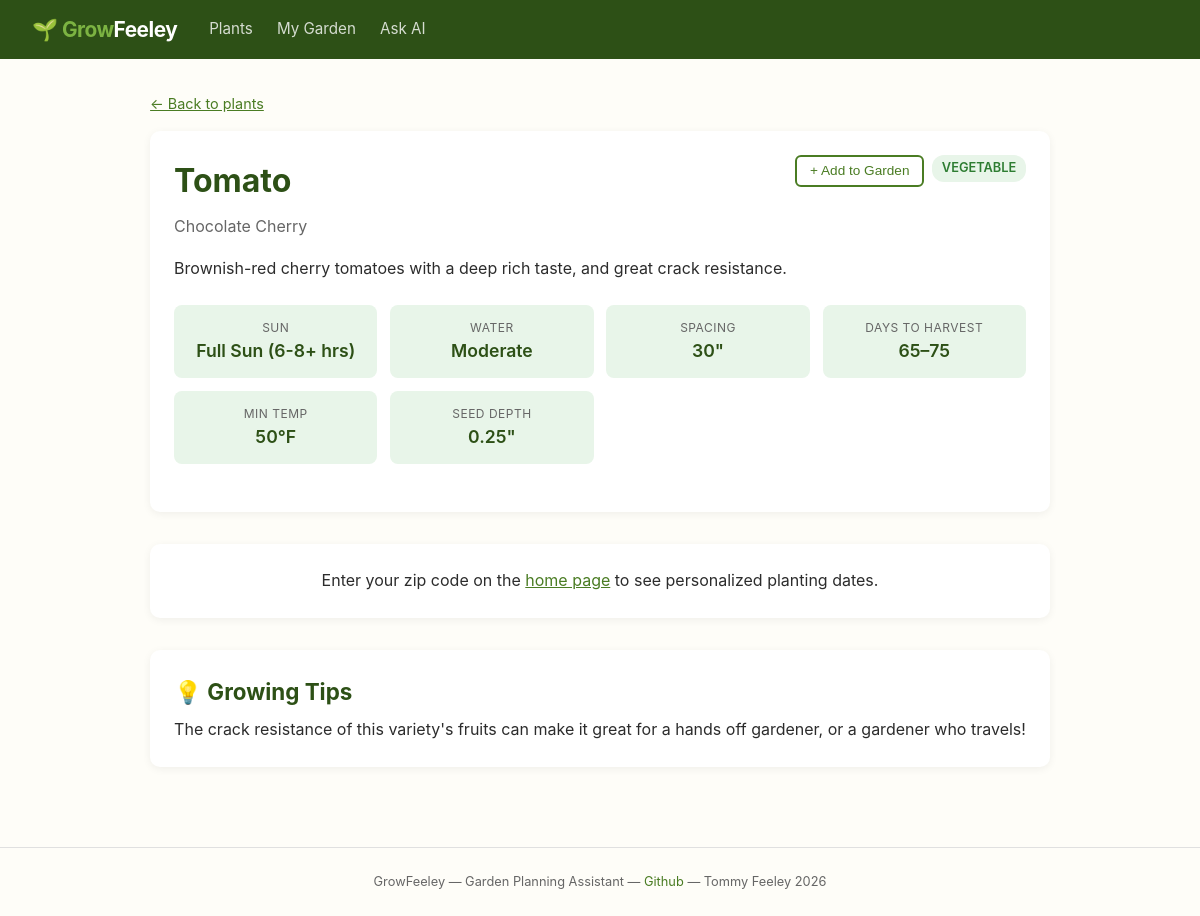
Page /plants/76/ on the committed database.
### garden/models.py (models this page shows, shortened)
class Plant(models.Model):
    class PlantType(models.TextChoices):
        VEGETABLE = 'vegetable', 'Vegetable'
        FRUIT = 'fruit', 'Fruit'
        HERB = 'herb', 'Herb'
        FLOWER = 'flower', 'Flower'
    class SunRequirement(models.TextChoices):
        FULL_SUN = 'full_sun', 'Full Sun (6-8+ hrs)'
        PARTIAL_SUN = 'partial_sun', 'Partial Sun (4-6 hrs)'
        PARTIAL_SHADE = 'partial_shade', 'Partial Shade (2-4 hrs)'
        FULL_SHADE = 'full_shade', 'Full Shade (<2 hrs)'
    class WaterNeeds(models.TextChoices):
        LOW = 'low', 'Low'
        MODERATE = 'moderate', 'Moderate'
        HIGH = 'high', 'High'
    name = models.CharField(max_length=100, help_text="Common name, e.g. 'Tomato'")
    variety = models.CharField(max_length=100, blank=True, help_text="Specific variety, e.g. 'Sun Sugar'")
    plant_type = models.CharField(max_length=20, choices=PlantType.choices)
    description = models.TextField(blank=True)
    days_to_maturity_min = models.PositiveIntegerField(help_text="Minimum days from transplant/sow to harvest")
    days_to_maturity_max = models.PositiveIntegerField(help_text="Maximum days from transplant/sow to harvest")
    sun_requirement = models.CharField(max_length=20, choices=SunRequirement.choices)
    water_needs = models.CharField(max_length=20, choices=WaterNeeds.choices)
    spacing_inches = models.PositiveIntegerField(help_text="Space between plants in inches")
    seed_depth_inches = models.DecimalField(max_digits=4, decimal_places=2, null=True, blank=True)
    min_temp_f = models.IntegerField(help_text="Minimum temperature the plant can handle (°F)")
    start_indoors = models.BooleanField(default=False)
    weeks_start_indoors = models.IntegerField(
        null=True, blank=True,
        help_text="Weeks BEFORE last frost to start indoors (positive number)"
    )
    weeks_transplant = models.IntegerField(
        default=0,
        help_text="Weeks AFTER last frost to transplant outside"
    )
    can_direct_sow = models.BooleanField(default=True)
    weeks_direct_sow = models.IntegerField(
        null=True, blank=True,
        help_text="Weeks AFTER last frost for direct sow (negative = before)"
    )
    growing_tips = models.TextField(blank=True)
    class Meta:
        ordering = ['name', 'variety']
        unique_together = ['name', 'variety']
    @property
    def display_name(self):
        if self.variety:
            return f"{self.name} ({self.variety})"
        return self.name

### garden/views.py (the view, shortened to what this page needs)
# urls.py: path('plants/<int:pk>/', views.plant_detail, name='plant_detail'),
def plant_detail(request, pk):
    plant = get_object_or_404(Plant, pk=pk)
    zip_code = request.GET.get('zip', '').strip()
    frost_data, zone_str, zone_error = _get_zone_context(zip_code)
    calendar = None
    if frost_data:
        calendar = plant.get_calendar(frost_data)
    companions = CompanionRelationship.objects.filter(
        Q(plant_a=plant) | Q(plant_b=plant)
    ).select_related('plant_a', 'plant_b')
    companion_data = []
    return render(request, 'garden/plant_detail.html', {
        'plant': plant,
        'frost_data': frost_data,
        'zone_str': zone_str,
        'calendar': calendar,
        'zip_code': zip_code,
        'companions': companion_data,
    })

### garden/views.py (called while the page is built)
def _get_zone_context(zip_code):
    if not zip_code:
        return None, None, None
    return lookup_zone(zip_code)

### garden/templates/garden/plant_detail.html (shortened to what this page needs)
{% extends "garden/base.html" %}
{% block content %}
<a href="{% url 'garden:plant_list' %}{% if zip_code %}?zip={{ zip_code }}{% endif %}" class="back-link">← Back to plants</a>
<div class="card">
    <div class="plant-header">
        <div>
            <h1>{{ plant.name }}</h1>
            {% if plant.variety %}<p class="subtitle" style="margin-bottom: 0;">{{ plant.variety }}</p>{% endif %}
        </div>
        <div style="display: flex; gap: 0.5rem; align-items: start;">
            <button class="btn btn-outline" id="garden-toggle-btn"
                    onclick="toggleGarden({{ plant.pk }}, '{{ plant.display_name|escapejs }}')"
                    style="font-size: 0.85rem; padding: 0.4rem 0.8rem;">
                + Add to Garden
            </button>
            <span class="tag tag-{{ plant.plant_type }}">{{ plant.get_plant_type_display }}</span>
        </div>
    </div>
    {% if plant.description %}
    <p>{{ plant.description }}</p>
    {% endif %}
    <div class="info-grid">
        <div class="info-item">
            <div class="label">Sun</div>
            <div class="value">{{ plant.get_sun_requirement_display }}</div>
        </div>
        <div class="info-item">
            <div class="label">Water</div>
            <div class="value">{{ plant.get_water_needs_display }}</div>
        </div>
        <div class="info-item">
            <div class="label">Spacing</div>
            <div class="value">{{ plant.spacing_inches }}"</div>
        </div>
        <div class="info-item">
            <div class="label">Days to Harvest</div>
            <div class="value">{{ plant.days_to_maturity_min }}–{{ plant.days_to_maturity_max }}</div>
        </div>
        <div class="info-item">
            <div class="label">Min Temp</div>
            <div class="value">{{ plant.min_temp_f }}°F</div>
        </div>
        {% if plant.seed_depth_inches %}
        <div class="info-item">
            <div class="label">Seed Depth</div>
            <div class="value">{{ plant.seed_depth_inches }}"</div>
        </div>
        {% endif %}
    </div>
</div>
{% if calendar %}
<div class="section">
    <div class="card">
        <h2>📅 Your Planting Calendar — Zone {{ calendar.zone }}</h2>
        <p class="subtitle">Based on your zip code {{ zip_code }}</p>
        <dl class="calendar-dates">
            {% if calendar.start_indoors %}
            <dt>🏠 Start Indoors</dt>
            <dd>{{ calendar.start_indoors|date:"F j, Y" }}</dd>
            {% endif %}
            {% if calendar.transplant %}
            <dt>🌿 Transplant Outside</dt>
            <dd>{{ calendar.transplant|date:"F j, Y" }}</dd>
            {% endif %}
            {% if calendar.direct_sow %}
            <dt>🌱 Direct Sow</dt>
            <dd>{{ calendar.direct_sow|date:"F j, Y" }}</dd>
            {% endif %}
            {% if calendar.harvest_start %}
            <dt>🍅 Harvest Window</dt>
            <dd>{{ calendar.harvest_start|date:"F j" }} — {{ calendar.harvest_end|date:"F j, Y" }}</dd>
            {% endif %}
            <dt>❄️ Last Frost</dt>
            <dd>{{ calendar.last_frost|date:"F j" }}</dd>
            <dt>🍂 First Frost</dt>
            <dd>{{ calendar.first_frost|date:"F j" }}</dd>
        </dl>
        {% if calendar.frost_warning %}
        <div class="frost-warning">
            ⚠️ Heads up — this plant's harvest window may extend past your first frost date.
            Consider starting earlier or using frost protection.
        </div>
        {% endif %}
    </div>
</div>
{% elif not frost_data %}
<div class="section">
    <div class="card" style="text-align: center;">
        <p>Enter your zip code on the <a href="/">home page</a> to see personalized planting dates.</p>
    </div>
</div>
{% endif %}
{% if plant.growing_tips %}
<div class="section">
    <div class="card">
        <h2>💡 Growing Tips</h2>
        <p>{{ plant.growing_tips|linebreaksbr }}</p>
    </div>
</div>
{% endif %}
{% endblock %}

### rows in the picture
Plant: name "Tomato", variety "Chocolate Cherry", plant_type "VEGETABLE", description "Brownish-red cherry tomatoes with a deep rich taste, and great crack resistance.", sun_requirement "Full Sun (6-8+ hrs)", water_needs "Moderate", spacing_inches "30", days_to_maturity_min "65", days_to_maturity_max "75", min_temp_f "50", seed_depth_inches "0.25", growing_tips "The crack resistance of this variety's fruits can make it great for a hands off gardener, or a gardener who travels!"
